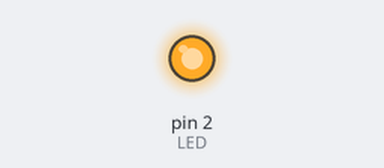
Simulated run of this sketch. Board: Arduino Uno, built with avr-gcc and run on an emulated ATmega328P. On the bench: output pins drawn as LEDs (lit = HIGH).

Above: at 0.5 s.
At 2.7 s:
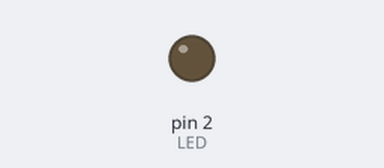
Timing chart, 0 to 3.7 s (numbered marks = the images above):
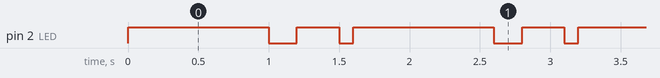

The sketch:

Blink_LED.ino
```cpp
const int LED = 2;

void setup() {
  // put your setup code here, to run once:
  pinMode(LED, OUTPUT);
}

void loop() {
  // put your main code here, to run repeatedly:
  digitalWrite(LED, HIGH);
  delay(1000);
  digitalWrite(LED, LOW);
  delay(200);
  digitalWrite(LED, HIGH);
  delay(300);
  digitalWrite(LED, LOW);
  delay(100);
}
```

Measured:
- by itself, pin 2 (LED): repeats every 1.6 s: LOW 0.20 s, HIGH 0.30 s, LOW 0.10 s, HIGH 1.0 s
- by itself, everything shown: repeats every 1.6 s, in 4 steps
